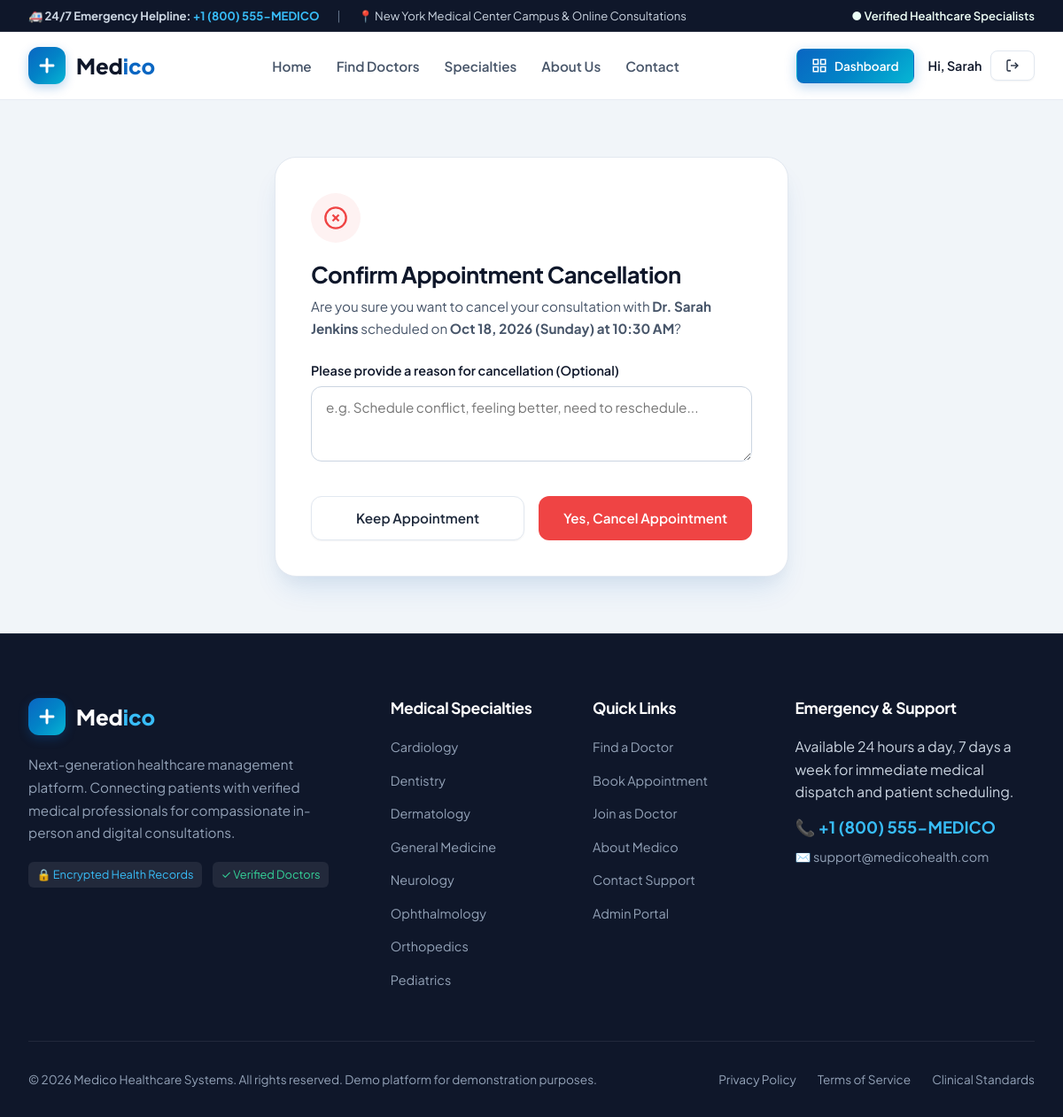
Page /appointments/1/cancel/ (signed in) on the committed database.
### accounts/models.py (models this page shows, shortened)
class User(AbstractUser):
    class Role(models.TextChoices):
        PATIENT = 'PATIENT', 'Patient'
        DOCTOR = 'DOCTOR', 'Doctor'
        ADMIN = 'ADMIN', 'Admin'
    role = models.CharField(max_length=20, choices=Role.choices, default=Role.PATIENT)
    phone = models.CharField(max_length=30, blank=True)
    profile_picture = models.ImageField(upload_to='profiles/', null=True, blank=True)
    avatar_url = models.CharField(max_length=255, blank=True)
    @property
    def full_name(self):
        name = f"{self.first_name} {self.last_name}".strip()
        return name if name else self.username

class DoctorProfile(models.Model):
    CONSULTATION_TYPES = [
        ('BOTH', 'In-Person & Online Video'),
        ('IN_PERSON', 'In-Person Only'),
        ('VIDEO', 'Online Video Only'),
    ]
    user = models.OneToOneField(User, on_delete=models.CASCADE, related_name='doctor_profile')
    specialization = models.ForeignKey('core.Specialization', on_delete=models.SET_NULL, null=True, blank=True, related_name='doctors')
    title = models.CharField(max_length=30, default='Dr.')
    license_number = models.CharField(max_length=50, blank=True)
    qualification = models.CharField(max_length=200, default='MBBS, MD')
    experience_years = models.PositiveIntegerField(default=7)
    consultation_fee = models.DecimalField(max_digits=8, decimal_places=2, default=65.00)
    hospital_name = models.CharField(max_length=200, default='Medico Central Hospital')
    clinic_address = models.TextField(blank=True, default='Suite 402, Medico Plaza, New York, NY')
    city = models.CharField(max_length=100, default='New York')
    bio = models.TextField(blank=True, default='Dedicated healthcare professional committed to patient-first medical excellence and holistic care.')
    rating = models.DecimalField(max_digits=3, decimal_places=2, default=4.9)
    reviews_count = models.PositiveIntegerField(default=148)
    consultation_type = models.CharField(max_length=20, choices=CONSULTATION_TYPES, default='BOTH')
    is_verified = models.BooleanField(default=True)
    is_available = models.BooleanField(default=True)
    created_at = models.DateTimeField(auto_now_add=True)
    updated_at = models.DateTimeField(auto_now=True)
    class Meta:
        ordering = ['-rating', '-experience_years']
    @property
    def display_name(self):
        return f"{self.title} {self.user.full_name}"

### appointments/models.py (models this page shows, shortened)
class Appointment(models.Model):
    class Status(models.TextChoices):
        PENDING = 'PENDING', 'Pending Approval'
        CONFIRMED = 'CONFIRMED', 'Confirmed'
        COMPLETED = 'COMPLETED', 'Completed'
        CANCELLED = 'CANCELLED', 'Cancelled'
        REJECTED = 'REJECTED', 'Rejected'
    class ConsultationType(models.TextChoices):
        IN_PERSON = 'IN_PERSON', 'In-Person Consultation'
        VIDEO = 'VIDEO', 'Online Video Consultation'
    patient = models.ForeignKey('accounts.PatientProfile', on_delete=models.CASCADE, related_name='appointments')
    doctor = models.ForeignKey('accounts.DoctorProfile', on_delete=models.CASCADE, related_name='appointments')
    appointment_date = models.DateField()
    appointment_time = models.TimeField()
    consultation_type = models.CharField(max_length=20, choices=ConsultationType.choices, default=ConsultationType.IN_PERSON)
    status = models.CharField(max_length=20, choices=Status.choices, default=Status.CONFIRMED)
    reason_for_visit = models.CharField(max_length=255)
    symptoms = models.TextField(blank=True)
    doctor_notes = models.TextField(blank=True)
    cancellation_reason = models.TextField(blank=True)
    created_at = models.DateTimeField(auto_now_add=True)
    updated_at = models.DateTimeField(auto_now=True)
    class Meta:
        ordering = ['appointment_date', 'appointment_time']
    @property
    def formatted_time(self):
        return self.appointment_time.strftime("%I:%M %p")
    @property
    def formatted_date(self):
        return self.appointment_date.strftime("%b %d, %Y (%A)")

### core/models.py (models this page shows, shortened)
class Specialization(models.Model):
    name = models.CharField(max_length=100, unique=True)
    slug = models.SlugField(max_length=120, unique=True, blank=True)
    icon_name = models.CharField(max_length=50, default='heart-pulse', help_text="Icon identifier like heart, brain, bone, eye, tooth, etc.")
    description = models.TextField(help_text="Brief description of the medical specialty")
    color_accent = models.CharField(max_length=30, default="#0284C7")
    is_featured = models.BooleanField(default=True)
    created_at = models.DateTimeField(auto_now_add=True)
    class Meta:
        ordering = ['name']
        verbose_name = 'Medical Specialization'
        verbose_name_plural = 'Medical Specializations'

### appointments/views.py (the view, shortened to what this page needs)
# urls.py: path('<int:pk>/cancel/', views.cancel_appointment, name='cancel_appointment'),
@login_required
def cancel_appointment(request, pk):
    appointment = get_object_or_404(Appointment, pk=pk)
    user = request.user
    is_owner_patient = hasattr(user, 'patient_profile') and (appointment.patient == user.patient_profile)
    is_owner_doctor = hasattr(user, 'doctor_profile') and (appointment.doctor == user.doctor_profile)
    if not (is_owner_patient or is_owner_doctor or user.is_medico_admin):
        return HttpResponseForbidden("You do not have permission to cancel this appointment.")
    if appointment.status == Appointment.Status.COMPLETED:
        messages.error(request, "Completed appointments cannot be cancelled.")
        return redirect('appointment_detail', pk=pk)
    return render(request, 'appointments/cancel_confirm.html', {'appointment': appointment})

### core/context_processors.py (called while the page is built)
def medico_context(request):
    specializations_nav = Specialization.objects.all()[:8]
    user = request.user
    role = None
    is_doctor = False
    is_patient = False
    is_admin = False
    if user.is_authenticated:
        role = getattr(user, 'role', None)
        is_doctor = (role == 'DOCTOR')
        is_patient = (role == 'PATIENT')
        is_admin = (role == 'ADMIN' or user.is_superuser or user.is_staff)
    return {
        'specializations_nav': specializations_nav,
        'user_role': role,
        'is_doctor_user': is_doctor,
        'is_patient_user': is_patient,
        'is_admin_user': is_admin,
        'site_name': 'Medico',
        'emergency_phone': '+1 (800) 555-MEDICO',
        'support_email': 'support@medicohealth.com',
    }

### templates/appointments/cancel_confirm.html (shortened to what this page needs)
{% extends 'base.html' %}
{% load static %}
{% block content %}
<section style="background: var(--slate-100); padding: 4rem 0;">
  <div class="container">
    <div style="max-width: 580px; margin: 0 auto; background: var(--white); border-radius: var(--radius-xl); border: 1px solid var(--slate-200); box-shadow: var(--shadow-lg); padding: 2.5rem;">
      <div style="width: 56px; height: 56px; border-radius: 50%; background: var(--rose-light); color: var(--rose); display: flex; align-items: center; justify-content: center; margin-bottom: 1.25rem;">
        <svg width="28" height="28" fill="none" stroke="currentColor" stroke-width="2" viewBox="0 0 24 24">
          <circle cx="12" cy="12" r="10"></circle>
          <line x1="15" y1="9" x2="9" y2="15"></line>
          <line x1="9" y1="9" x2="15" y2="15"></line>
        </svg>
      </div>
      <h1 style="font-size: 1.6rem; margin-bottom: 0.5rem;">Confirm Appointment Cancellation</h1>
      <p style="color: var(--slate-600); font-size: 0.95rem; margin-bottom: 1.5rem;">
        Are you sure you want to cancel your consultation with <strong>{{ appointment.doctor.display_name }}</strong> scheduled on <strong>{{ appointment.formatted_date }} at {{ appointment.formatted_time }}</strong>?
      </p>
      <form action="{% url 'cancel_appointment' appointment.id %}" method="POST">
        <div class="form-group">
          <label class="form-label">Please provide a reason for cancellation (Optional)</label>
          <textarea name="cancellation_reason" class="form-input" rows="3" placeholder="e.g. Schedule conflict, feeling better, need to reschedule..."></textarea>
        </div>
        <div style="display: flex; gap: 1rem; margin-top: 2rem;">
          <a href="{% url 'appointment_detail' appointment.id %}" class="btn btn-secondary" style="flex: 1;">Keep Appointment</a>
          <button type="submit" class="btn btn-danger" style="flex: 1;" id="confirmCancelBtn">Yes, Cancel Appointment</button>
        </div>
      </form>
    </div>
  </div>
</section>
{% endblock %}

### templates/base.html (shortened to what this page needs)
{% load static %}
<!DOCTYPE html>
<html lang="en">
<head>
  <link rel="stylesheet" href="{% static 'css/main.css' %}">
  <link rel="stylesheet" href="{% static 'css/dashboard.css' %}">
</head>
<body>
  <div style="background-color: var(--navy-900); color: var(--slate-300); font-size: 0.82rem; padding: 0.45rem 0; border-bottom: 1px solid rgba(255,255,255,0.08);">
    <div class="container" style="display: flex; justify-content: space-between; align-items: center; flex-wrap: wrap; gap: 0.5rem;">
      <div style="display: flex; align-items: center; gap: 1.25rem;">
        <span>🚑 <strong>24/7 Emergency Helpline:</strong> <a href="tel:+18005556334" style="color: #38BDF8; font-weight: 700;">{{ emergency_phone }}</a></span>
        <span class="d-none-sm" style="color: var(--slate-500);">|</span>
        <span class="d-none-sm">📍 New York Medical Center Campus & Online Consultations</span>
      </div>
      <div style="display: flex; align-items: center; gap: 1rem;">
        <span style="color: var(--emerald-light); font-weight: 600;">● Verified Healthcare Specialists</span>
      </div>
    </div>
  </div>
  <header class="site-header">
    <div class="container">
      <div class="nav-wrapper">
        <a href="{% url 'home' %}" class="brand-logo" id="medicoHomeLogo">
          <div class="brand-logo-icon">
            <svg width="24" height="24" viewBox="0 0 24 24" fill="currentColor">
              <path d="M19 10.5h-5.5V5c0-.83-.67-1.5-1.5-1.5s-1.5.67-1.5 1.5v5.5H5c-.83 0-1.5.67-1.5 1.5s.67 1.5 1.5 1.5h5.5V19c0 .83.67 1.5 1.5 1.5s1.5-.67 1.5-1.5v-5.5H19c.83 0 1.5-.67 1.5-1.5s-.67-1.5-1.5-1.5z"/>
            </svg>
          </div>
          <span>Med<span class="highlight">ico</span></span>
        </a>
        <ul class="nav-links">
          <li><a href="{% url 'home' %}" class="{% if request.resolver_match.url_name == 'home' %}active{% endif %}">Home</a></li>
          <li><a href="{% url 'doctor_list' %}" class="{% if request.resolver_match.url_name == 'doctor_list' %}active{% endif %}">Find Doctors</a></li>
          <li><a href="{% url 'specialty_list' %}" class="{% if request.resolver_match.url_name == 'specialty_list' %}active{% endif %}">Specialties</a></li>
          <li><a href="{% url 'about_us' %}" class="{% if request.resolver_match.url_name == 'about_us' %}active{% endif %}">About Us</a></li>
          <li><a href="{% url 'contact' %}" class="{% if request.resolver_match.url_name == 'contact' %}active{% endif %}">Contact</a></li>
        </ul>
        <div class="nav-actions">
          {% if user.is_authenticated %}
            <a href="{% url 'dashboard_dispatch' %}" class="btn btn-primary btn-sm" id="navDashboardBtn">
              <svg width="18" height="18" fill="none" stroke="currentColor" stroke-width="2" viewBox="0 0 24 24">
                <rect x="3" y="3" width="7" height="7"></rect>
                <rect x="14" y="3" width="7" height="7"></rect>
                <rect x="14" y="14" width="7" height="7"></rect>
                <rect x="3" y="14" width="7" height="7"></rect>
              </svg>
              <span>Dashboard</span>
            </a>
            <div style="display: flex; align-items: center; gap: 0.6rem;">
              <span style="font-size: 0.9rem; font-weight: 600; color: var(--navy-900);">Hi, {{ user.first_name|default:user.username }}</span>
              <a href="{% url 'logout' %}" class="btn btn-secondary btn-sm" title="Log out" id="navLogoutBtn">
                <svg width="16" height="16" fill="none" stroke="currentColor" stroke-width="2" viewBox="0 0 24 24">
                  <path d="M9 21H5a2 2 0 0 1-2-2V5a2 2 0 0 1 2-2h4"></path>
                  <polyline points="16 17 21 12 16 7"></polyline>
                  <line x1="21" y1="12" x2="9" y2="12"></line>
                </svg>
              </a>
            </div>
          {% else %}
            <a href="{% url 'login' %}" class="btn btn-secondary btn-sm" id="navLoginBtn">Login</a>
            <a href="{% url 'register_patient' %}" class="btn btn-primary btn-sm" id="navSignUpBtn">Book Appointment</a>
          {% endif %}
        </div>
      </div>
    </div>
  </header>
  <main>
    {% block content %}{% endblock %}
  </main>
  <footer class="site-footer">
    <div class="container">
      <div class="footer-grid">
        <div class="footer-brand">
          <a href="{% url 'home' %}" class="brand-logo" style="color: var(--white);">
            <div class="brand-logo-icon">
              <svg width="24" height="24" viewBox="0 0 24 24" fill="currentColor">
                <path d="M19 10.5h-5.5V5c0-.83-.67-1.5-1.5-1.5s-1.5.67-1.5 1.5v5.5H5c-.83 0-1.5.67-1.5 1.5s.67 1.5 1.5 1.5h5.5V19c0 .83.67 1.5 1.5 1.5s1.5-.67 1.5-1.5v-5.5H19c.83 0 1.5-.67 1.5-1.5s-.67-1.5-1.5-1.5z"/>
              </svg>
            </div>
            <span>Med<span style="color: #38BDF8;">ico</span></span>
          </a>
          <p>Next-generation healthcare management platform. Connecting patients with verified medical professionals for compassionate in-person and digital consultations.</p>
          <div style="margin-top: 1.25rem; display: flex; gap: 0.75rem;">
            <span style="display: inline-block; padding: 0.25rem 0.6rem; background: rgba(255,255,255,0.08); border-radius: 6px; font-size: 0.8rem; color: #38BDF8;">🔒 Encrypted Health Records</span>
            <span style="display: inline-block; padding: 0.25rem 0.6rem; background: rgba(255,255,255,0.08); border-radius: 6px; font-size: 0.8rem; color: #34D399;">✓ Verified Doctors</span>
          </div>
        </div>
        <div class="footer-col">
          <h4>Medical Specialties</h4>
          <ul class="footer-links">
            {% for spec in specializations_nav %}
              <li><a href="{% url 'specialty_detail' spec.slug %}">{{ spec.name }}</a></li>
            {% endfor %}
          </ul>
        </div>
        <div class="footer-col">
          <h4>Quick Links</h4>
          <ul class="footer-links">
            <li><a href="{% url 'doctor_list' %}">Find a Doctor</a></li>
            <li><a href="{% url 'book_appointment_general' %}">Book Appointment</a></li>
            <li><a href="{% url 'register_doctor' %}">Join as Doctor</a></li>
            <li><a href="{% url 'about_us' %}">About Medico</a></li>
            <li><a href="{% url 'contact' %}">Contact Support</a></li>
            <li><a href="{% url 'login' %}?demo=admin">Admin Portal</a></li>
          </ul>
        </div>
        <div class="footer-col">
          <h4>Emergency & Support</h4>
          <p style="color: var(--slate-300); margin-bottom: 0.75rem;">Available 24 hours a day, 7 days a week for immediate medical dispatch and patient scheduling.</p>
          <div style="font-size: 1.15rem; font-weight: 700; color: #38BDF8; margin-bottom: 0.5rem;">
            📞 {{ emergency_phone }}
          </div>
          <div style="color: var(--slate-400); font-size: 0.9rem;">
            ✉️ {{ support_email }}
          </div>
        </div>
      </div>
      <div class="footer-bottom">
        <div>
          &copy; 2026 Medico Healthcare Systems. All rights reserved. Demo platform for demonstration purposes.
        </div>
        <div style="display: flex; gap: 1.5rem;">
          <a href="#" style="color: var(--slate-400);">Privacy Policy</a>
          <a href="#" style="color: var(--slate-400);">Terms of Service</a>
          <a href="#" style="color: var(--slate-400);">Clinical Standards</a>
        </div>
      </div>
    </div>
  </footer>
</body>
</html>

### rows in the picture
User: first_name "Sarah"
Appointment: doctor.display_name "Dr. Sarah Jenkins", formatted_date "Oct 18, 2026 (Sunday)", formatted_time "10:30 AM"
Specialization: name "Cardiology"
Specialization: name "Dentistry"
Specialization: name "Dermatology"
Specialization: name "General Medicine"
Specialization: name "Neurology"
Specialization: name "Ophthalmology"
Specialization: name "Orthopedics"
Specialization: name "Pediatrics"

### other values in the picture
{{ emergency_phone }} "+1 (800) 555-MEDICO"
{{ support_email }} "support@medicohealth.com"
